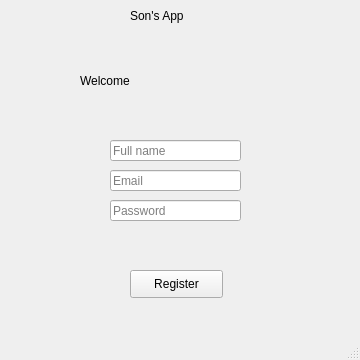
<?xml version="1.0" encoding="UTF-8"?>
<ui version="4.0">
 <class>Register</class>
 <widget class="QMainWindow" name="Register">
  <property name="geometry">
   <rect>
    <x>0</x>
    <y>0</y>
    <width>360</width>
    <height>360</height>
   </rect>
  </property>
  <property name="windowTitle">
   <string>MainWindow</string>
  </property>
  <widget class="QWidget" name="centralwidget">
   <widget class="QLabel" name="label_2">
    <property name="geometry">
     <rect>
      <x>80</x>
      <y>60</y>
      <width>201</width>
      <height>41</height>
     </rect>
    </property>
    <property name="styleSheet">
     <string notr="true">font: normal 900 50px &quot;Times New Roman&quot;;
</string>
    </property>
    <property name="text">
     <string>Welcome</string>
    </property>
   </widget>
   <widget class="QLineEdit" name="txtEmail">
    <property name="geometry">
     <rect>
      <x>110</x>
      <y>170</y>
      <width>131</width>
      <height>21</height>
     </rect>
    </property>
    <property name="inputMask">
     <string/>
    </property>
    <property name="text">
     <string/>
    </property>
    <property name="placeholderText">
     <string>Email</string>
    </property>
   </widget>
   <widget class="QLineEdit" name="txtPass">
    <property name="geometry">
     <rect>
      <x>110</x>
      <y>200</y>
      <width>131</width>
      <height>21</height>
     </rect>
    </property>
    <property name="text">
     <string/>
    </property>
    <property name="echoMode">
     <enum>QLineEdit::Password</enum>
    </property>
    <property name="placeholderText">
     <string>Password</string>
    </property>
   </widget>
   <widget class="QLabel" name="label">
    <property name="geometry">
     <rect>
      <x>130</x>
      <y>0</y>
      <width>91</width>
      <height>32</height>
     </rect>
    </property>
    <property name="styleSheet">
     <string notr="true">font: normal 750 20px &quot;Times New Roman&quot;;</string>
    </property>
    <property name="text">
     <string>Son's App</string>
    </property>
   </widget>
   <widget class="QPushButton" name="btnRegister">
    <property name="geometry">
     <rect>
      <x>130</x>
      <y>270</y>
      <width>93</width>
      <height>28</height>
     </rect>
    </property>
    <property name="styleSheet">
     <string notr="true">font: normal 900 18px &quot;Times New Roman&quot;;
</string>
    </property>
    <property name="text">
     <string>Register</string>
    </property>
   </widget>
   <widget class="QLineEdit" name="txtPass_2">
    <property name="geometry">
     <rect>
      <x>110</x>
      <y>140</y>
      <width>131</width>
      <height>21</height>
     </rect>
    </property>
    <property name="text">
     <string/>
    </property>
    <property name="echoMode">
     <enum>QLineEdit::Normal</enum>
    </property>
    <property name="placeholderText">
     <string>Full name</string>
    </property>
   </widget>
  </widget>
  <widget class="QMenuBar" name="menubar">
   <property name="geometry">
    <rect>
     <x>0</x>
     <y>0</y>
     <width>360</width>
     <height>26</height>
    </rect>
   </property>
  </widget>
  <widget class="QStatusBar" name="statusbar"/>
 </widget>
 <resources/>
 <connections/>
</ui>
